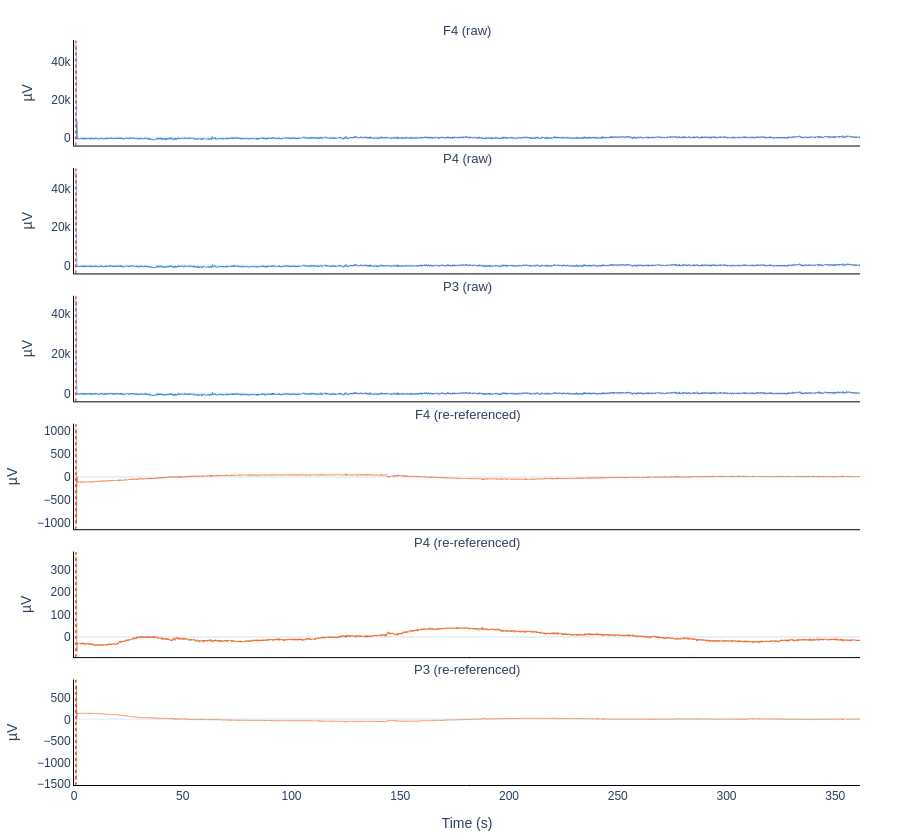

The cell this chart's notebook holds for it:
### Code cell
# =============================================================================
# 8b. Raw EEG Traces & Impedance Over Time
# =============================================================================
#
# PLOTTING DECISIONS:
# - Y-axis auto-scaled per run (baseline signals would be invisible at
#   the scale needed for active tACS runs).
# - Downsampled 10x (500→50 Hz) for rendering efficiency. No information
#   loss for visual inspection at this timescale.
# - If the participant lacks a hardware reference (no Earclip), we show
#   BOTH the unreferenced and re-referenced traces so the effect of
#   re-referencing is visible.
# - Stim onset marked with red dotted line (detected from blanking onset).
# - Impedance panel only shown when data is available.

import plotly.graph_objects as go
from plotly.subplots import make_subplots
from scipy import signal

eeg = nic2['eeg']
fs = nic2['fs']
ts = (nic2['timestamps'] - nic2['timestamps'][0]) / 1000
stim_mask = nic2['stim_mask']
no_earclip = nic2['no_earclip']
run_label = nic2['info'].get('step_name', 'Unknown')

# ---- Detect active stimulation ----
pct_blanked = np.sum(stim_mask) / len(stim_mask)
is_active_stim = False
if pct_blanked > 0.5:
    test_segment = signal.detrend(eeg[stim_mask, 4]) if np.sum(stim_mask) > 2048 else signal.detrend(eeg[:, 4])
    freqs_test, psd_test = signal.welch(test_segment, fs=fs, nperseg=min(2048, len(test_segment)))
    six_hz_mask = (freqs_test >= 5.5) & (freqs_test <= 6.5)
    total_mask = (freqs_test >= 1) & (freqs_test <= 40)
    if np.sum(six_hz_mask) > 0 and np.sum(total_mask) > 0:
        six_hz_ratio = np.max(psd_test[six_hz_mask]) / np.mean(psd_test[total_mask])
        is_active_stim = six_hz_ratio > 50

print(f'Run: {run_label}')
print(f'Active stimulation: {is_active_stim}')
print(f'Earclip reference: {"No ⚠" if no_earclip else "Yes"}')

# ---- Setup ----
eeg_only_idx = [4, 5, 6]
eeg_only_labels = ['F4', 'P4', 'P3']
ds = 10
ts_ds = ts[::ds]
has_impedance = nic2['impedance'] is not None

# Determine layout: if no earclip on baseline, show raw + reref side by side
show_reref_comparison = no_earclip and not is_active_stim

if show_reref_comparison:
    # 3 rows: raw traces, re-referenced traces, impedance (if available)
    n_rows = 7 if has_impedance else 6
    subplot_titles = (
        ['F4 (raw)', 'P4 (raw)', 'P3 (raw)'] +
        ['F4 (re-referenced)', 'P4 (re-referenced)', 'P3 (re-referenced)'] +
        (['Impedance (kΩ)'] if has_impedance else [])
    )
else:
    n_rows = 4 if has_impedance else 3
    subplot_titles = (
        ['F4 (EEG-only)', 'P4 (EEG-only)', 'P3 (EEG-only)'] +
        (['Impedance (kΩ)'] if has_impedance else [])
    )

fig = make_subplots(rows=n_rows, cols=1, shared_xaxes=True, vertical_spacing=0.03,
                    subplot_titles=subplot_titles)

# ---- Plot raw EEG-only channels ----
for i, (ch_idx, label) in enumerate(zip(eeg_only_idx, eeg_only_labels)):
    trace = signal.detrend(eeg[::ds, ch_idx]) / 1000  # nV → µV
    fig.add_trace(go.Scatter(
        x=ts_ds, y=trace,
        mode='lines', line=dict(width=0.5, color='#1565C0'),
        name=label, showlegend=False,
        hovertemplate='%{x:.1f}s: %{y:.1f} µV<extra>' + label + ' (raw)</extra>',
    ), row=i+1, col=1)
    fig.update_yaxes(title_text='µV', row=i+1, col=1)

# ---- Plot re-referenced channels (if no earclip + baseline) ----
if show_reref_comparison:
    eeg_reref = avg_rereference(eeg)  # returns (samples × 3)
    for i, label in enumerate(eeg_only_labels):
        trace = signal.detrend(eeg_reref[::ds, i]) / 1000
        fig.add_trace(go.Scatter(
            x=ts_ds, y=trace,
            mode='lines', line=dict(width=0.5, color='#E65100'),
            name=f'{label} reref', showlegend=False,
            hovertemplate='%{x:.1f}s: %{y:.1f} µV<extra>' + label + ' (re-ref)</extra>',
        ), row=i+4, col=1)
        fig.update_yaxes(title_text='µV', row=i+4, col=1)

# ---- Impedance ----
imp_row = n_rows  # always last row
if has_impedance:
    imp = nic2['impedance']
    imp_ts = (imp['timestamps'] - imp['timestamps'][0]) / 1000
    imp_labels = ['F3', 'Fp1', 'FCz', 'FT7']
    imp_colors = ['#E65100', '#1565C0', '#2E7D32', '#7B1FA2']

    for ch_idx, (label, color) in enumerate(zip(imp_labels, imp_colors)):
        vals = imp['values'][:, ch_idx] / 1000
        vals[vals == 0] = np.nan
        fig.add_trace(go.Scatter(
            x=imp_ts, y=vals,
            mode='lines', line=dict(width=1.5, color=color),
            name=label,
            hovertemplate='%{x:.0f}s: %{y:.2f} kΩ<extra>' + label + '</extra>',
        ), row=imp_row, col=1)

    fig.add_hline(y=10, line=dict(color='#CC0000', width=1, dash='dash'),
                  row=imp_row, col=1, annotation_text='10 kΩ threshold',
                  annotation_position='top right',
                  annotation_font=dict(size=11, color='#CC0000'))
    fig.update_yaxes(title_text='kΩ', row=imp_row, col=1)

# ---- Stim onset marker ----
if pct_blanked > 0.01:
    stim_onset_s = np.argmax(stim_mask) / fs
    for row in range(1, n_rows + 1):
        fig.add_vline(x=stim_onset_s, line=dict(color='#CC0000', width=1, dash='dot'),
                      row=row, col=1)

fig.update_xaxes(title_text='Time (s)', row=n_rows, col=1)

fig.update_layout(
    height=140 * n_rows, width=900,
    template='plotly_white',
    margin=dict(l=70, r=40, t=40, b=50),
    font=dict(family='Arial', size=12),
    legend=dict(x=1.02, y=0.3, font=dict(size=11)),
)

for ann in fig.layout.annotations:
    ann.update(font_size=13)

fig.update_xaxes(showgrid=False, zeroline=False,
                 showline=True, linewidth=1, linecolor='black')
fig.update_yaxes(showgrid=False,
                 showline=True, linewidth=1, linecolor='black')

fig.show(config=dict(toImageButtonOptions=dict(filename=f'eeg_traces_{run_label.replace(" ", "_")}')))

### Figure 1 — Plotly figure (JSON) as saved in the notebook; plotly's stock layout.template omitted (floating-point values rounded to 4 significant figures; data arrays with more than 128 entries replaced by an {"elided": "..."} marker saying what was removed)
{"data": [{"hovertemplate": "%{x:.1f}s: %{y:.1f} µV<extra>F4 (raw)</extra>", "line": {"color": "#1565C0", "width": 0.5}, "mode": "lines", "name": "F4", "showlegend": false, "type": "scatter", "x": {"elided": "18069 float values"}, "xaxis": "x", "y": {"elided": "18069 float values"}, "yaxis": "y"}, {"hovertemplate": "%{x:.1f}s: %{y:.1f} µV<extra>P4 (raw)</extra>", "line": {"color": "#1565C0", "width": 0.5}, "mode": "lines", "name": "P4", "showlegend": false, "type": "scatter", "x": {"elided": "18069 float values"}, "xaxis": "x2", "y": {"elided": "18069 float values"}, "yaxis": "y2"}, {"hovertemplate": "%{x:.1f}s: %{y:.1f} µV<extra>P3 (raw)</extra>", "line": {"color": "#1565C0", "width": 0.5}, "mode": "lines", "name": "P3", "showlegend": false, "type": "scatter", "x": {"elided": "18069 float values"}, "xaxis": "x3", "y": {"elided": "18069 float values"}, "yaxis": "y3"}, {"hovertemplate": "%{x:.1f}s: %{y:.1f} µV<extra>F4 (re-ref)</extra>", "line": {"color": "#E65100", "width": 0.5}, "mode": "lines", "name": "F4 reref", "showlegend": false, "type": "scatter", "x": {"elided": "18069 float values"}, "xaxis": "x4", "y": {"elided": "18069 float values"}, "yaxis": "y4"}, {"hovertemplate": "%{x:.1f}s: %{y:.1f} µV<extra>P4 (re-ref)</extra>", "line": {"color": "#E65100", "width": 0.5}, "mode": "lines", "name": "P4 reref", "showlegend": false, "type": "scatter", "x": {"elided": "18069 float values"}, "xaxis": "x5", "y": {"elided": "18069 float values"}, "yaxis": "y5"}, {"hovertemplate": "%{x:.1f}s: %{y:.1f} µV<extra>P3 (re-ref)</extra>", "line": {"color": "#E65100", "width": 0.5}, "mode": "lines", "name": "P3 reref", "showlegend": false, "type": "scatter", "x": {"elided": "18069 float values"}, "xaxis": "x6", "y": {"elided": "18069 float values"}, "yaxis": "y6"}], "layout": {"annotations": [{"font": {"size": 13}, "showarrow": false, "text": "F4 (raw)", "x": 0.5, "xanchor": "center", "xref": "paper", "y": 1, "yanchor": "bottom", "yref": "paper"}, {"font": {"size": 13}, "showarrow": false, "text": "P4 (raw)", "x": 0.5, "xanchor": "center", "xref": "paper", "y": 0.8283, "yanchor": "bottom", "yref": "paper"}, {"font": {"size": 13}, "showarrow": false, "text": "P3 (raw)", "x": 0.5, "xanchor": "center", "xref": "paper", "y": 0.6567, "yanchor": "bottom", "yref": "paper"}, {"font": {"size": 13}, "showarrow": false, "text": "F4 (re-referenced)", "x": 0.5, "xanchor": "center", "xref": "paper", "y": 0.485, "yanchor": "bottom", "yref": "paper"}, {"font": {"size": 13}, "showarrow": false, "text": "P4 (re-referenced)", "x": 0.5, "xanchor": "center", "xref": "paper", "y": 0.3133, "yanchor": "bottom", "yref": "paper"}, {"font": {"size": 13}, "showarrow": false, "text": "P3 (re-referenced)", "x": 0.5, "xanchor": "center", "xref": "paper", "y": 0.1417, "yanchor": "bottom", "yref": "paper"}], "font": {"family": "Arial", "size": 12}, "height": 840, "legend": {"font": {"size": 11}, "x": 1.02, "y": 0.3}, "margin": {"b": 50, "l": 70, "r": 40, "t": 40}, "shapes": [{"line": {"color": "#CC0000", "dash": "dot", "width": 1}, "type": "line", "x0": 0.872, "x1": 0.872, "xref": "x", "y0": 0, "y1": 1, "yref": "y domain"}, {"line": {"color": "#CC0000", "dash": "dot", "width": 1}, "type": "line", "x0": 0.872, "x1": 0.872, "xref": "x2", "y0": 0, "y1": 1, "yref": "y2 domain"}, {"line": {"color": "#CC0000", "dash": "dot", "width": 1}, "type": "line", "x0": 0.872, "x1": 0.872, "xref": "x3", "y0": 0, "y1": 1, "yref": "y3 domain"}, {"line": {"color": "#CC0000", "dash": "dot", "width": 1}, "type": "line", "x0": 0.872, "x1": 0.872, "xref": "x4", "y0": 0, "y1": 1, "yref": "y4 domain"}, {"line": {"color": "#CC0000", "dash": "dot", "width": 1}, "type": "line", "x0": 0.872, "x1": 0.872, "xref": "x5", "y0": 0, "y1": 1, "yref": "y5 domain"}, {"line": {"color": "#CC0000", "dash": "dot", "width": 1}, "type": "line", "x0": 0.872, "x1": 0.872, "xref": "x6", "y0": 0, "y1": 1, "yref": "y6 domain"}], "width": 900, "xaxis": {"anchor": "y", "autorange": true, "domain": [0, 1], "linecolor": "black", "linewidth": 1, "matches": "x6", "range": [0, 361.4], "showgrid": false, "showline": true, "showticklabels": false, "type": "linear", "zeroline": false}, "xaxis2": {"anchor": "y2", "autorange": true, "domain": [0, 1], "linecolor": "black", "linewidth": 1, "matches": "x6", "range": [0, 361.4], "showgrid": false, "showline": true, "showticklabels": false, "type": "linear", "zeroline": false}, "xaxis3": {"anchor": "y3", "autorange": true, "domain": [0, 1], "linecolor": "black", "linewidth": 1, "matches": "x6", "range": [0, 361.4], "showgrid": false, "showline": true, "showticklabels": false, "type": "linear", "zeroline": false}, "xaxis4": {"anchor": "y4", "autorange": true, "domain": [0, 1], "linecolor": "black", "linewidth": 1, "matches": "x6", "range": [0, 361.4], "showgrid": false, "showline": true, "showticklabels": false, "type": "linear", "zeroline": false}, "xaxis5": {"anchor": "y5", "autorange": true, "domain": [0, 1], "linecolor": "black", "linewidth": 1, "matches": "x6", "range": [0, 361.4], "showgrid": false, "showline": true, "showticklabels": false, "type": "linear", "zeroline": false}, "xaxis6": {"anchor": "y6", "autorange": true, "domain": [0, 1], "linecolor": "black", "linewidth": 1, "range": [0, 361.4], "showgrid": false, "showline": true, "title": {"text": "Time (s)"}, "type": "linear", "zeroline": false}, "yaxis": {"anchor": "x", "autorange": true, "domain": [0.8583, 1], "linecolor": "black", "linewidth": 1, "range": [-4197.0, 51600.0], "showgrid": false, "showline": true, "title": {"text": "µV"}, "type": "linear"}, "yaxis2": {"anchor": "x2", "autorange": true, "domain": [0.6867, 0.8283], "linecolor": "black", "linewidth": 1, "range": [-4123.0, 50880.0], "showgrid": false, "showline": true, "title": {"text": "µV"}, "type": "linear"}, "yaxis3": {"anchor": "x3", "autorange": true, "domain": [0.515, 0.6567], "linecolor": "black", "linewidth": 1, "range": [-3988.0, 49030.0], "showgrid": false, "showline": true, "title": {"text": "µV"}, "type": "linear"}, "yaxis4": {"anchor": "x4", "autorange": true, "domain": [0.3433, 0.485], "linecolor": "black", "linewidth": 1, "range": [-1132.0, 1155.0], "showgrid": false, "showline": true, "title": {"text": "µV"}, "type": "linear"}, "yaxis5": {"anchor": "x5", "autorange": true, "domain": [0.1717, 0.3133], "linecolor": "black", "linewidth": 1, "range": [-89.88, 380.4], "showgrid": false, "showline": true, "title": {"text": "µV"}, "type": "linear"}, "yaxis6": {"anchor": "x6", "autorange": true, "domain": [0, 0.1417], "linecolor": "black", "linewidth": 1, "range": [-1519.0, 922.1], "showgrid": false, "showline": true, "title": {"text": "µV"}, "type": "linear"}}}
